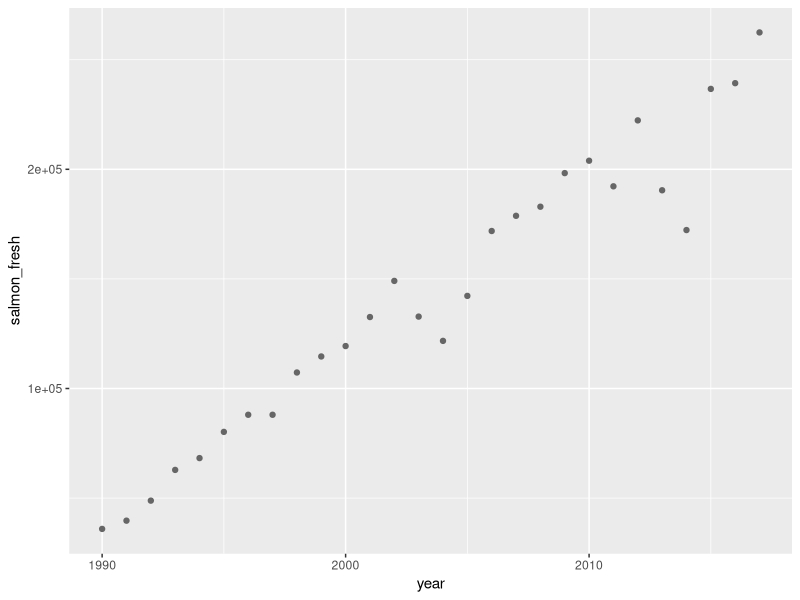
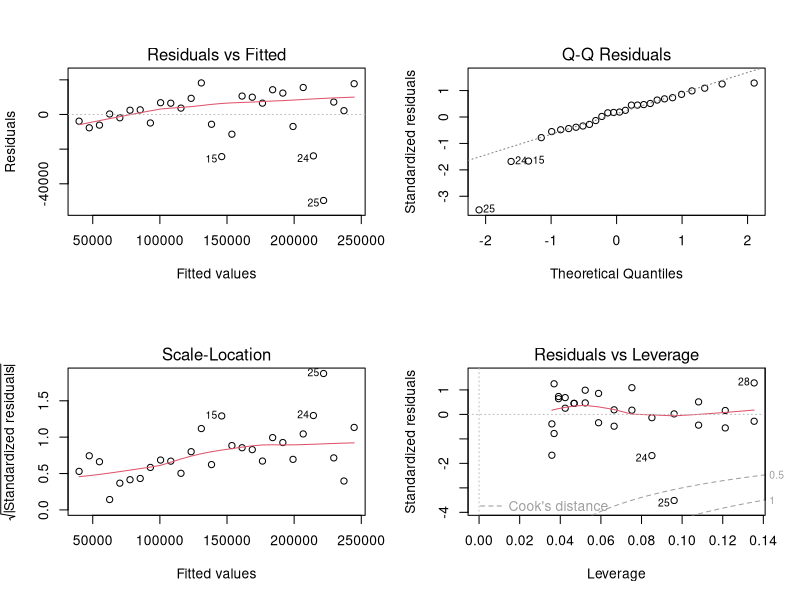
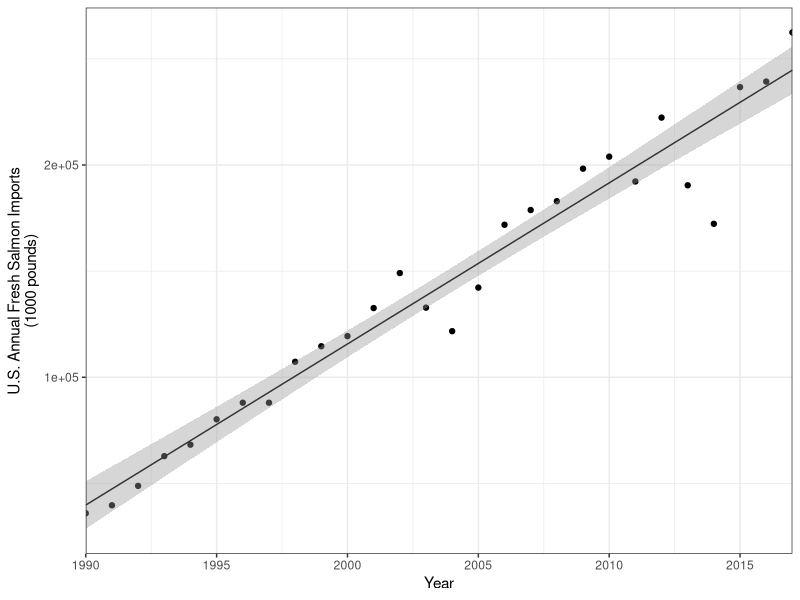

These figures' R source, in order:
## ---- chunk 1
knitr::opts_chunk$set(echo = TRUE)

library(tidyverse)
## ---- chunk 2
salmon <- read.csv("salmon.csv")
## ---- chunk 3
salmon_2 <- ggplot(salmon, aes(x = year, y = salmon_fresh)) +
  geom_point(colour = "gray40")

salmon_2

#Describing the relationship between salmon imports and years with a linear regression makes sense as there is a relatively linear increase over time, not an exponential one similair to bacteria. Salmon imports will vary from year to year making sense for a linear regression to be performed. The only concern I would have is the possibility of outliers influencing the data tremendously. 
## ---- chunk 4
salmon_model <- lm(salmon_fresh ~ year, data = salmon)

salmon_model

#Based on Linear Regression function, the function would be y = -15059597 + 7588x (Imports = tons = -400 + 25(Year)
#Slope: As x (number of years) increases by 1, the y value (salmon imports per 1000) will increase by 7588 (1000 pounds)
#Y-Intercept: At year 0, there is -15059597 (1000 pounds) of salmon 
#Y-intercept is concerning as it is a negative big value compared to the postive y values of salmon imports per 1000 pounds making it extremely diffucult if not downright impossible to predict past previous values. You can't predict previous values with a negative y intercept 
## ---- chunk 5
par(mfrow= c(2,2))
plot(salmon_model)

#Resdiuals appear to be randomly distributed around the gray horizontal dashed line making the assumption of homoscedastictic not violated 
#Normal QQ-Plot sow all of the dots above the gray dash horizontal line making it normally distrubuted 
#Outliers are present in Residauls vs Leverage and are outside of Cook's Distance (Point 24 and Point 28) meaning they are influencing the data 

## ---- chunk 6
summary(salmon_model)

#H0: Year will not significantly predict salmon imports 
#HA: Year will significantly predict salmon imports
#P-value is < 2.2e-16 (p < 0.05)
#Reject null hypothesis, accept altenative (Year would significantly predict salmon imports)

#R^2 squared value of 0.9483
#94.83% of variance in salmon imports per 1000 pounds is explained by year 

#Proportion that is not explained by R^2 squared value in salmon imports NOT explained by year is 1-0.9483 = 0.0157 

## ---- chunk 7
salmon_final_graph <- ggplot(salmon, aes (x= year, y = salmon_fresh)) + 
  geom_point() + 
  geom_smooth(method = lm, se = TRUE, size = 0.5, color = "gray20") + 
  theme_bw() + 
  scale_x_continuous(expand = c(0,0), limits = c(1990, 2017)) + 
  labs(x = "Year", y = "U.S. Annual Fresh Salmon Imports\n(1000 pounds)")

#geom_point is for a scatterplot with a 95% confidencec interval for predictions 
#geom_smooth aids the eye in seeing patterns in the presence of overplotting 
#method = lm, smoothing method(function) to use, accepts either character vector 
#se = TRUE, displays confidence interval around se with TRUE being the default (95% Confidence Interval)
#size and color are just aesthetics 

salmon_final_graph

## ---- chunk 8
#Creating a new data frame containing the "new values" that you want to make predictions for, feed that into the predict() function 

new_years <- data.frame(year = c(2022, 2024, 2026, 2028))

future_predict <- predict(salmon_model, newdata = new_years, interval = "confidence")
future_predict 

predictions <- data.frame(new_years, future_predict)
predictions
## ---- chunk 9
#Finding Pearson's R Correlation 

salmon_test <- cor.test(salmon$year, salmon$salmon_fresh)

salmon_test

#Pearson's R correlation is 0.973805 making it a STRONG, POSTIVE correlation between year and salmon imports per 1000 pounds 


## ---- chunk 10
#Writing the final statement 
